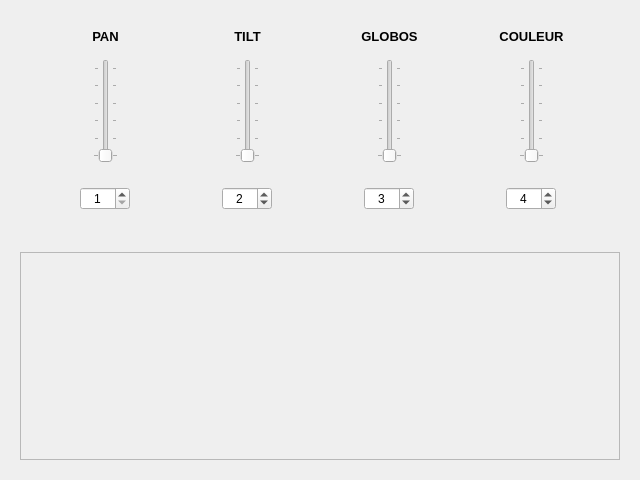
<?xml version="1.0" encoding="UTF-8"?>
<ui version="4.0">
 <class>SceneLyre</class>
 <widget class="QWidget" name="SceneLyre">
  <property name="geometry">
   <rect>
    <x>0</x>
    <y>0</y>
    <width>640</width>
    <height>480</height>
   </rect>
  </property>
  <property name="windowTitle">
   <string>Form</string>
  </property>
  <layout class="QVBoxLayout" name="verticalLayout_3">
   <item>
    <widget class="QWidget" name="conteneurMultiple" native="true">
     <layout class="QHBoxLayout" name="horizontalLayout">
      <item>
       <widget class="QWidget" name="conteneurPan" native="true">
        <property name="minimumSize">
         <size>
          <width>0</width>
          <height>0</height>
         </size>
        </property>
        <property name="maximumSize">
         <size>
          <width>101</width>
          <height>16777215</height>
         </size>
        </property>
        <layout class="QVBoxLayout" name="verticalLayout">
         <item>
          <widget class="QLabel" name="labelPAN">
           <property name="text">
            <string>&lt;!DOCTYPE HTML PUBLIC &quot;-//W3C//DTD HTML 4.0//EN&quot; &quot;http://www.w3.org/TR/REC-html40/strict.dtd&quot;&gt;
&lt;html&gt;&lt;head&gt;&lt;meta name=&quot;qrichtext&quot; content=&quot;1&quot; /&gt;&lt;style type=&quot;text/css&quot;&gt;
p, li { white-space: pre-wrap; }
&lt;/style&gt;&lt;/head&gt;&lt;body style=&quot; font-family:'Droid Sans'; font-size:10pt; font-weight:400; font-style:normal;&quot;&gt;
&lt;p style=&quot; margin-top:0px; margin-bottom:0px; margin-left:0px; margin-right:0px; -qt-block-indent:0; text-indent:0px;&quot;&gt;&lt;span style=&quot; font-weight:600;&quot;&gt;PAN&lt;/span&gt;&lt;/p&gt;&lt;/body&gt;&lt;/html&gt;</string>
           </property>
           <property name="alignment">
            <set>Qt::AlignCenter</set>
           </property>
          </widget>
         </item>
         <item>
          <widget class="QWidget" name="conteneurSliderPAN" native="true">
           <layout class="QHBoxLayout" name="horizontalLayout_2">
            <item>
             <spacer name="horizontalSpacer_2">
              <property name="orientation">
               <enum>Qt::Horizontal</enum>
              </property>
              <property name="sizeHint" stdset="0">
               <size>
                <width>40</width>
                <height>20</height>
               </size>
              </property>
             </spacer>
            </item>
            <item>
             <widget class="QSlider" name="verticalSliderPAN">
              <property name="sizePolicy">
               <sizepolicy hsizetype="Fixed" vsizetype="Expanding">
                <horstretch>0</horstretch>
                <verstretch>0</verstretch>
               </sizepolicy>
              </property>
              <property name="maximum">
               <number>255</number>
              </property>
              <property name="orientation">
               <enum>Qt::Vertical</enum>
              </property>
              <property name="tickPosition">
               <enum>QSlider::TicksBothSides</enum>
              </property>
              <property name="tickInterval">
               <number>50</number>
              </property>
             </widget>
            </item>
            <item>
             <spacer name="horizontalSpacer_3">
              <property name="orientation">
               <enum>Qt::Horizontal</enum>
              </property>
              <property name="sizeHint" stdset="0">
               <size>
                <width>40</width>
                <height>20</height>
               </size>
              </property>
             </spacer>
            </item>
           </layout>
          </widget>
         </item>
         <item>
          <widget class="QWidget" name="conteneurSpinBoxPAN" native="true">
           <layout class="QHBoxLayout" name="horizontalLayout_3">
            <item>
             <spacer name="horizontalSpacer_4">
              <property name="orientation">
               <enum>Qt::Horizontal</enum>
              </property>
              <property name="sizeHint" stdset="0">
               <size>
                <width>40</width>
                <height>20</height>
               </size>
              </property>
             </spacer>
            </item>
            <item>
             <widget class="QSpinBox" name="spinBoxPAN">
              <property name="minimumSize">
               <size>
                <width>50</width>
                <height>0</height>
               </size>
              </property>
              <property name="maximumSize">
               <size>
                <width>50</width>
                <height>16777215</height>
               </size>
              </property>
              <property name="alignment">
               <set>Qt::AlignCenter</set>
              </property>
              <property name="minimum">
               <number>1</number>
              </property>
              <property name="maximum">
               <number>512</number>
              </property>
             </widget>
            </item>
            <item>
             <spacer name="horizontalSpacer_5">
              <property name="orientation">
               <enum>Qt::Horizontal</enum>
              </property>
              <property name="sizeHint" stdset="0">
               <size>
                <width>40</width>
                <height>20</height>
               </size>
              </property>
             </spacer>
            </item>
           </layout>
          </widget>
         </item>
        </layout>
       </widget>
      </item>
      <item>
       <widget class="QWidget" name="conteneurTILT" native="true">
        <property name="minimumSize">
         <size>
          <width>0</width>
          <height>0</height>
         </size>
        </property>
        <property name="maximumSize">
         <size>
          <width>101</width>
          <height>16777215</height>
         </size>
        </property>
        <layout class="QVBoxLayout" name="verticalLayout_4">
         <item>
          <widget class="QLabel" name="labelTILT">
           <property name="text">
            <string>&lt;!DOCTYPE HTML PUBLIC &quot;-//W3C//DTD HTML 4.0//EN&quot; &quot;http://www.w3.org/TR/REC-html40/strict.dtd&quot;&gt;
&lt;html&gt;&lt;head&gt;&lt;meta name=&quot;qrichtext&quot; content=&quot;1&quot; /&gt;&lt;style type=&quot;text/css&quot;&gt;
p, li { white-space: pre-wrap; }
&lt;/style&gt;&lt;/head&gt;&lt;body style=&quot; font-family:'Droid Sans'; font-size:10pt; font-weight:400; font-style:normal;&quot;&gt;
&lt;p style=&quot; margin-top:0px; margin-bottom:0px; margin-left:0px; margin-right:0px; -qt-block-indent:0; text-indent:0px;&quot;&gt;&lt;span style=&quot; font-weight:600;&quot;&gt;TILT&lt;/span&gt;&lt;/p&gt;&lt;/body&gt;&lt;/html&gt;</string>
           </property>
           <property name="alignment">
            <set>Qt::AlignCenter</set>
           </property>
          </widget>
         </item>
         <item>
          <widget class="QWidget" name="conteneurSliderTILT" native="true">
           <layout class="QHBoxLayout" name="horizontalLayout_4">
            <item>
             <spacer name="horizontalSpacer_10">
              <property name="orientation">
               <enum>Qt::Horizontal</enum>
              </property>
              <property name="sizeHint" stdset="0">
               <size>
                <width>40</width>
                <height>20</height>
               </size>
              </property>
             </spacer>
            </item>
            <item>
             <widget class="QSlider" name="verticalSliderTILT">
              <property name="sizePolicy">
               <sizepolicy hsizetype="Fixed" vsizetype="Expanding">
                <horstretch>0</horstretch>
                <verstretch>0</verstretch>
               </sizepolicy>
              </property>
              <property name="maximum">
               <number>255</number>
              </property>
              <property name="orientation">
               <enum>Qt::Vertical</enum>
              </property>
              <property name="tickPosition">
               <enum>QSlider::TicksBothSides</enum>
              </property>
              <property name="tickInterval">
               <number>50</number>
              </property>
             </widget>
            </item>
            <item>
             <spacer name="horizontalSpacer_11">
              <property name="orientation">
               <enum>Qt::Horizontal</enum>
              </property>
              <property name="sizeHint" stdset="0">
               <size>
                <width>40</width>
                <height>20</height>
               </size>
              </property>
             </spacer>
            </item>
           </layout>
          </widget>
         </item>
         <item>
          <widget class="QWidget" name="conteneurSpinBoxTILT" native="true">
           <layout class="QHBoxLayout" name="horizontalLayout_7">
            <item>
             <spacer name="horizontalSpacer_12">
              <property name="orientation">
               <enum>Qt::Horizontal</enum>
              </property>
              <property name="sizeHint" stdset="0">
               <size>
                <width>40</width>
                <height>20</height>
               </size>
              </property>
             </spacer>
            </item>
            <item>
             <widget class="QSpinBox" name="spinBoxTILT">
              <property name="minimumSize">
               <size>
                <width>50</width>
                <height>0</height>
               </size>
              </property>
              <property name="maximumSize">
               <size>
                <width>50</width>
                <height>16777215</height>
               </size>
              </property>
              <property name="alignment">
               <set>Qt::AlignCenter</set>
              </property>
              <property name="minimum">
               <number>1</number>
              </property>
              <property name="maximum">
               <number>512</number>
              </property>
              <property name="value">
               <number>2</number>
              </property>
             </widget>
            </item>
            <item>
             <spacer name="horizontalSpacer_13">
              <property name="orientation">
               <enum>Qt::Horizontal</enum>
              </property>
              <property name="sizeHint" stdset="0">
               <size>
                <width>40</width>
                <height>20</height>
               </size>
              </property>
             </spacer>
            </item>
           </layout>
          </widget>
         </item>
        </layout>
       </widget>
      </item>
      <item>
       <widget class="QWidget" name="conteneurGLOBOS" native="true">
        <property name="minimumSize">
         <size>
          <width>0</width>
          <height>0</height>
         </size>
        </property>
        <property name="maximumSize">
         <size>
          <width>101</width>
          <height>16777215</height>
         </size>
        </property>
        <layout class="QVBoxLayout" name="verticalLayout_5">
         <item>
          <widget class="QLabel" name="labelGLOBOS">
           <property name="text">
            <string>&lt;!DOCTYPE HTML PUBLIC &quot;-//W3C//DTD HTML 4.0//EN&quot; &quot;http://www.w3.org/TR/REC-html40/strict.dtd&quot;&gt;
&lt;html&gt;&lt;head&gt;&lt;meta name=&quot;qrichtext&quot; content=&quot;1&quot; /&gt;&lt;style type=&quot;text/css&quot;&gt;
p, li { white-space: pre-wrap; }
&lt;/style&gt;&lt;/head&gt;&lt;body style=&quot; font-family:'Droid Sans'; font-size:10pt; font-weight:400; font-style:normal;&quot;&gt;
&lt;p style=&quot; margin-top:0px; margin-bottom:0px; margin-left:0px; margin-right:0px; -qt-block-indent:0; text-indent:0px;&quot;&gt;&lt;span style=&quot; font-weight:600;&quot;&gt;GLOBOS&lt;/span&gt;&lt;/p&gt;&lt;/body&gt;&lt;/html&gt;</string>
           </property>
           <property name="alignment">
            <set>Qt::AlignCenter</set>
           </property>
          </widget>
         </item>
         <item>
          <widget class="QWidget" name="conteneurSliderGLOBOS" native="true">
           <layout class="QHBoxLayout" name="horizontalLayout_8">
            <item>
             <spacer name="horizontalSpacer_14">
              <property name="orientation">
               <enum>Qt::Horizontal</enum>
              </property>
              <property name="sizeHint" stdset="0">
               <size>
                <width>40</width>
                <height>20</height>
               </size>
              </property>
             </spacer>
            </item>
            <item>
             <widget class="QSlider" name="verticalSliderGLOBOS">
              <property name="sizePolicy">
               <sizepolicy hsizetype="Fixed" vsizetype="Expanding">
                <horstretch>0</horstretch>
                <verstretch>0</verstretch>
               </sizepolicy>
              </property>
              <property name="maximum">
               <number>255</number>
              </property>
              <property name="orientation">
               <enum>Qt::Vertical</enum>
              </property>
              <property name="tickPosition">
               <enum>QSlider::TicksBothSides</enum>
              </property>
              <property name="tickInterval">
               <number>50</number>
              </property>
             </widget>
            </item>
            <item>
             <spacer name="horizontalSpacer_15">
              <property name="orientation">
               <enum>Qt::Horizontal</enum>
              </property>
              <property name="sizeHint" stdset="0">
               <size>
                <width>40</width>
                <height>20</height>
               </size>
              </property>
             </spacer>
            </item>
           </layout>
          </widget>
         </item>
         <item>
          <widget class="QWidget" name="conteneurSpinBoxGLOBOS" native="true">
           <layout class="QHBoxLayout" name="horizontalLayout_9">
            <item>
             <spacer name="horizontalSpacer_16">
              <property name="orientation">
               <enum>Qt::Horizontal</enum>
              </property>
              <property name="sizeHint" stdset="0">
               <size>
                <width>40</width>
                <height>20</height>
               </size>
              </property>
             </spacer>
            </item>
            <item>
             <widget class="QSpinBox" name="spinBoxGLOBOS">
              <property name="minimumSize">
               <size>
                <width>50</width>
                <height>0</height>
               </size>
              </property>
              <property name="maximumSize">
               <size>
                <width>50</width>
                <height>16777215</height>
               </size>
              </property>
              <property name="alignment">
               <set>Qt::AlignCenter</set>
              </property>
              <property name="minimum">
               <number>1</number>
              </property>
              <property name="maximum">
               <number>512</number>
              </property>
              <property name="value">
               <number>3</number>
              </property>
             </widget>
            </item>
            <item>
             <spacer name="horizontalSpacer_17">
              <property name="orientation">
               <enum>Qt::Horizontal</enum>
              </property>
              <property name="sizeHint" stdset="0">
               <size>
                <width>40</width>
                <height>20</height>
               </size>
              </property>
             </spacer>
            </item>
           </layout>
          </widget>
         </item>
        </layout>
       </widget>
      </item>
      <item>
       <widget class="QWidget" name="conteneurCOULEUR" native="true">
        <property name="minimumSize">
         <size>
          <width>0</width>
          <height>0</height>
         </size>
        </property>
        <property name="maximumSize">
         <size>
          <width>101</width>
          <height>16777215</height>
         </size>
        </property>
        <layout class="QVBoxLayout" name="verticalLayout_7">
         <item>
          <widget class="QLabel" name="labelCOULEUR">
           <property name="text">
            <string>&lt;!DOCTYPE HTML PUBLIC &quot;-//W3C//DTD HTML 4.0//EN&quot; &quot;http://www.w3.org/TR/REC-html40/strict.dtd&quot;&gt;
&lt;html&gt;&lt;head&gt;&lt;meta name=&quot;qrichtext&quot; content=&quot;1&quot; /&gt;&lt;style type=&quot;text/css&quot;&gt;
p, li { white-space: pre-wrap; }
&lt;/style&gt;&lt;/head&gt;&lt;body style=&quot; font-family:'Droid Sans'; font-size:10pt; font-weight:400; font-style:normal;&quot;&gt;
&lt;p style=&quot; margin-top:0px; margin-bottom:0px; margin-left:0px; margin-right:0px; -qt-block-indent:0; text-indent:0px;&quot;&gt;&lt;span style=&quot; font-weight:600;&quot;&gt;COULEUR&lt;/span&gt;&lt;/p&gt;&lt;/body&gt;&lt;/html&gt;</string>
           </property>
           <property name="alignment">
            <set>Qt::AlignCenter</set>
           </property>
          </widget>
         </item>
         <item>
          <widget class="QWidget" name="conteneurSliderCOULEUR" native="true">
           <layout class="QHBoxLayout" name="horizontalLayout_10">
            <item>
             <spacer name="horizontalSpacer_18">
              <property name="orientation">
               <enum>Qt::Horizontal</enum>
              </property>
              <property name="sizeHint" stdset="0">
               <size>
                <width>40</width>
                <height>20</height>
               </size>
              </property>
             </spacer>
            </item>
            <item>
             <widget class="QSlider" name="verticalSliderCOULEUR">
              <property name="sizePolicy">
               <sizepolicy hsizetype="Fixed" vsizetype="Expanding">
                <horstretch>0</horstretch>
                <verstretch>0</verstretch>
               </sizepolicy>
              </property>
              <property name="maximum">
               <number>255</number>
              </property>
              <property name="orientation">
               <enum>Qt::Vertical</enum>
              </property>
              <property name="tickPosition">
               <enum>QSlider::TicksBothSides</enum>
              </property>
              <property name="tickInterval">
               <number>50</number>
              </property>
             </widget>
            </item>
            <item>
             <spacer name="horizontalSpacer_19">
              <property name="orientation">
               <enum>Qt::Horizontal</enum>
              </property>
              <property name="sizeHint" stdset="0">
               <size>
                <width>40</width>
                <height>20</height>
               </size>
              </property>
             </spacer>
            </item>
           </layout>
          </widget>
         </item>
         <item>
          <widget class="QWidget" name="conteneurSpinBoxCOULEUR" native="true">
           <layout class="QHBoxLayout" name="horizontalLayout_11">
            <item>
             <spacer name="horizontalSpacer_20">
              <property name="orientation">
               <enum>Qt::Horizontal</enum>
              </property>
              <property name="sizeHint" stdset="0">
               <size>
                <width>40</width>
                <height>20</height>
               </size>
              </property>
             </spacer>
            </item>
            <item>
             <widget class="QSpinBox" name="spinBoxCOULEUR">
              <property name="minimumSize">
               <size>
                <width>50</width>
                <height>0</height>
               </size>
              </property>
              <property name="maximumSize">
               <size>
                <width>50</width>
                <height>16777215</height>
               </size>
              </property>
              <property name="alignment">
               <set>Qt::AlignCenter</set>
              </property>
              <property name="minimum">
               <number>1</number>
              </property>
              <property name="maximum">
               <number>512</number>
              </property>
              <property name="value">
               <number>4</number>
              </property>
             </widget>
            </item>
            <item>
             <spacer name="horizontalSpacer_21">
              <property name="orientation">
               <enum>Qt::Horizontal</enum>
              </property>
              <property name="sizeHint" stdset="0">
               <size>
                <width>40</width>
                <height>20</height>
               </size>
              </property>
             </spacer>
            </item>
           </layout>
          </widget>
         </item>
        </layout>
       </widget>
      </item>
     </layout>
    </widget>
   </item>
   <item>
    <widget class="QWidget" name="conteneurCanalSuppl" native="true">
     <layout class="QVBoxLayout" name="verticalLayout_2">
      <item>
       <widget class="QScrollArea" name="scrollArea">
        <property name="minimumSize">
         <size>
          <width>0</width>
          <height>100</height>
         </size>
        </property>
        <property name="widgetResizable">
         <bool>true</bool>
        </property>
        <widget class="QWidget" name="scrollAreaWidgetContents">
         <property name="geometry">
          <rect>
           <x>0</x>
           <y>0</y>
           <width>600</width>
           <height>206</height>
          </rect>
         </property>
         <layout class="QVBoxLayout" name="verticalLayout_6"/>
        </widget>
       </widget>
      </item>
     </layout>
    </widget>
   </item>
  </layout>
 </widget>
 <resources/>
 <connections/>
</ui>
